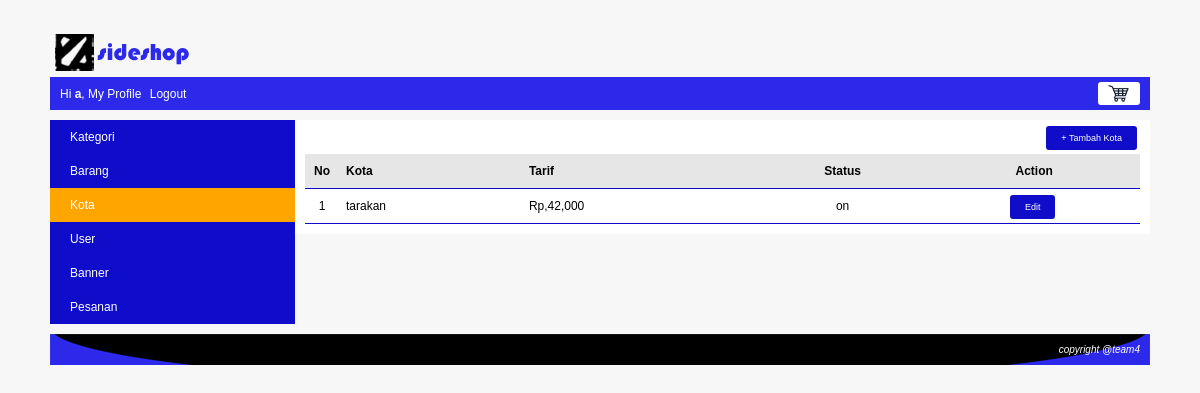
Screenshot of /index.php?page=profile&module=kota&action=list (signed in) with the database file from the repository.
### tables this page shows
CREATE TABLE `kota` (
  `kota_id` int(11) NOT NULL,
  `kota` varchar(100) NOT NULL,
  `tarif` int(20) NOT NULL,
  `status` enum('on','off') NOT NULL
);

### function/helper.php (called while the page is built, shortened)
<?php
	function rupiah($nilai = 0){
		$string = "Rp," . number_format($nilai);
		return $string;
	}

### module/kota/list.php (the view)
<div id="frame-tambah">
	<a class="tombol-action" href="<?php echo BASE_URL."index.php?page=profile&module=kota&action=form"; ?>">+ Tambah Kota</a>
</div>
<?php
	$queryKota = mysqli_query($koneksi, "SELECT * FROM kota ORDER BY kota ASC");
	if(mysqli_num_rows($queryKota) == 0){
		echo "<h3>Data masih kosong, silahkan tambah data kota terlebih dahulu.</h3>";
	}
	else{
		echo "<table class='table-list'>";
			echo "<tr class='baris-title'>
					<th class='kolom-nomor'>No</th>
					<th class='kiri'>Kota</th>
					<th class='kiri'>Tarif</th>
					<th class='tengah'>Status</th>
					<th class='tengah'>Action</th>
				 </tr>";
			$no = 1;
			while($rowKota=mysqli_fetch_assoc($queryKota)){
				echo "<tr>
						<td class='kolom-nomor'>$no</td>
						<td>$rowKota[kota]</td>
						<td>".rupiah($rowKota['tarif'])."</td>
						<td class='tengah'>$rowKota[status]</td>
						<td class='tengah'>
							<a class='tombol-action' href='".BASE_URL."index.php?page=my_profile&module=kota&action=form&kota_id=$rowKota[kota_id]"."'>Edit</a>
						</td>
					 </tr>";
				$no++;
			}
		echo "</table>";
	}
?>

### css/style.css (style rules this page uses)
body { font-family:arial; font-size:12px; color:black; background:#F7F7F7; margin:0px; }
.table-list { width: 100%; border-collapse: collapse; }
.table-list tr { border-bottom: 1px solid #0f0dc9; }
.table-list tr.baris-title { background: #E6E6E6; }
.table-list tr th, .table-list tr td { padding: 10px 7px; }
.kolom-nomor { width: 20px; text-align: center; }
.tengah { text-align: center; }
.kiri { text-align: left; }
#frame-tambah { margin-bottom: 10px; text-align: right; }
.tombol-action { background: #0f0dc9; color: white; padding: 7px 15px; border-radius: 3px; cursor: pointer; text-decoration: none; margin-right: 3px; font-size: 9px; }

### rows the page displays
kota: kota "tarakan", tarif "Rp,42,000", status "on"

### other values shown
$nama "a"
